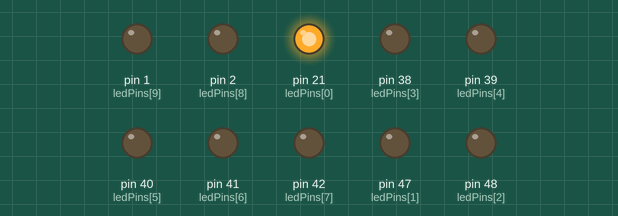
Recording of a sketch running on a simulated Arduino Mega 2560, built with avr-gcc and run on an emulated ATmega2560. Shown: output pins drawn as LEDs (lit = HIGH).

Above: at 0.05 s.
At 0.75 s:
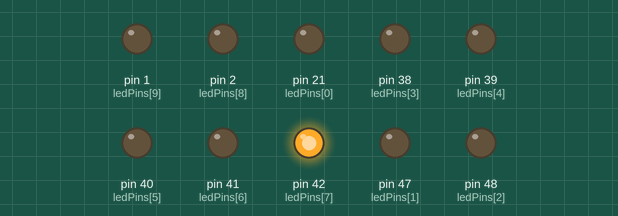
At 1.55 s:
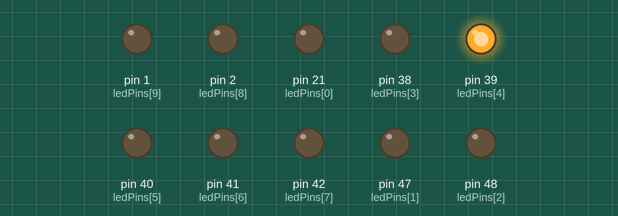
At 2.25 s:
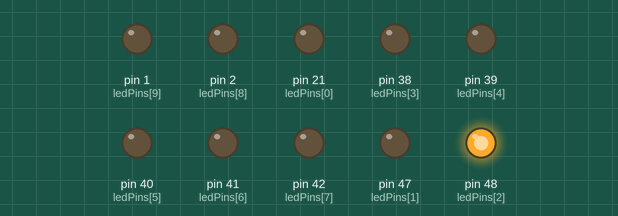
At 3.0 s:
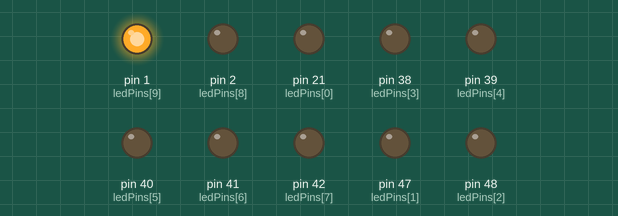
At 4.55 s:
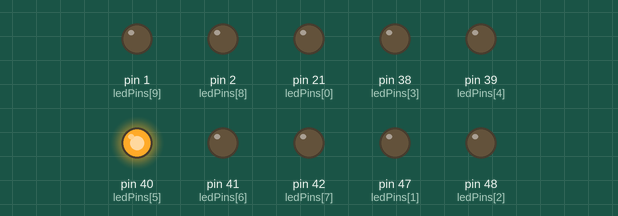
Timing chart, 0 to 4.8 s (numbered marks = the images above):
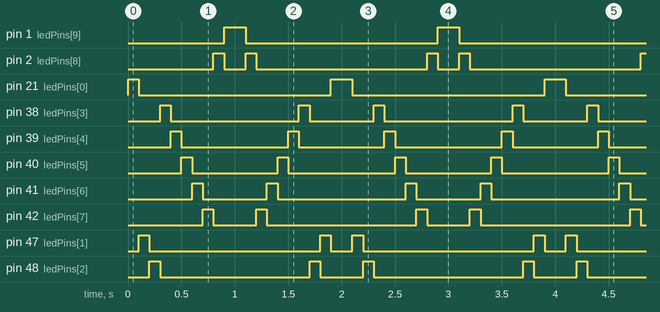

The sketch:

03.1_FlowingLight.ino
```cpp
// Define an array of byte to store the pin numbers for LEDs
byte ledPins[] = {21, 47, 48, 38, 39, 40, 41, 42, 2, 1};

// Declare a variable to store the number of LEDs
int ledCounts;

void setup() {
  // Calculate the number of LEDs using sizeof to get the total bytes of the array
  ledCounts = sizeof(ledPins);

  // Iterate through all LED pins and set them as OUTPUT
  for (int i = 0; i < ledCounts; i++) {
    pinMode(ledPins[i], OUTPUT);
  }
}

void loop() {
  // Forward iteration: from the first LED to the last
  for (int i = 0; i < ledCounts; i++) {
    digitalWrite(ledPins[i], HIGH);  // Turn on the current LED
    delay(100);                      // Wait for 100 milliseconds
    digitalWrite(ledPins[i], LOW);   // Turn off the current LED
  }

  // Backward iteration: from the last LED to the first
  for (int i = ledCounts - 1; i > -1; i--) {
    digitalWrite(ledPins[i], HIGH);  // Turn on the current LED
    delay(100);                      // Wait for 100 milliseconds
    digitalWrite(ledPins[i], LOW);   // Turn off the current LED
  }
}
```

Measured:
- by itself, pin 1 (ledPins[9]): alternates HIGH for 0.20 s and LOW for 1.8 s
- by itself, pin 2 (ledPins[8]): repeats every 2.0 s: LOW 0.20 s, HIGH 0.10 s, LOW 1.6 s, HIGH 0.10 s
- by itself, pin 21 (ledPins[0]): repeats every 2.0 s: LOW 1.8 s, HIGH 0.20 s
- by itself, pin 38 (ledPins[3]): repeats every 2.0 s: LOW 1.2 s, HIGH 0.10 s, LOW 0.60 s, HIGH 0.10 s
- by itself, pin 39 (ledPins[4]): repeats every 2.0 s: LOW 1.0 s, HIGH 0.10 s, LOW 0.80 s, HIGH 0.10 s
- by itself, pin 40 (ledPins[5]): repeats every 2.0 s: LOW 0.80 s, HIGH 0.10 s, LOW 1.0 s, HIGH 0.10 s
- by itself, pin 41 (ledPins[6]): repeats every 2.0 s: LOW 0.60 s, HIGH 0.10 s, LOW 1.2 s, HIGH 0.10 s
- by itself, pin 42 (ledPins[7]): repeats every 2.0 s: LOW 0.40 s, HIGH 0.10 s, LOW 1.4 s, HIGH 0.10 s
